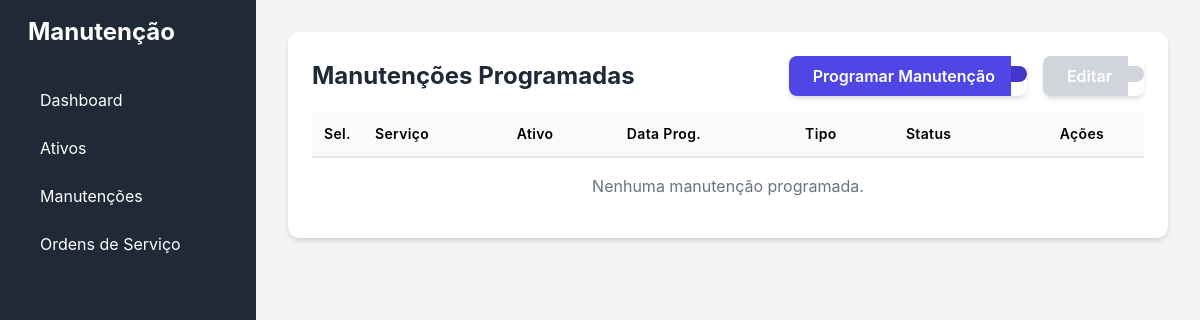
/manutencoes/, run on an earlier commit of the app's database.
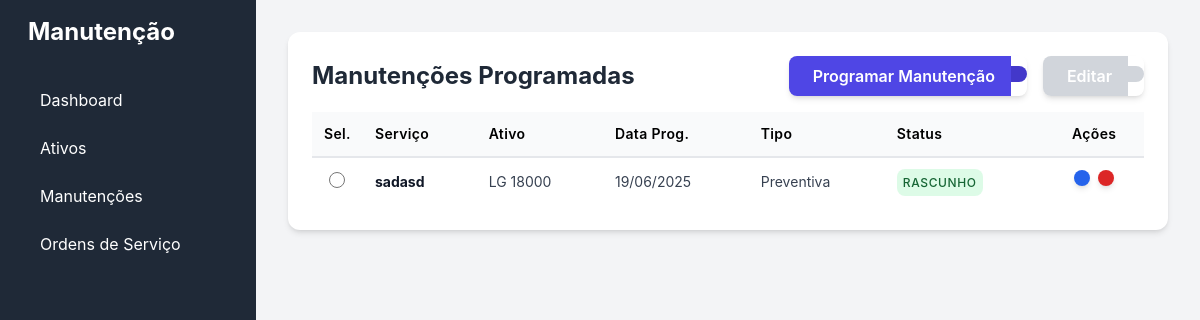
And on a later commit of the database.
### manutencao_app/models.py (models this page shows, shortened)
class ManutencaoProgramada(models.Model):
    class TipoManutencaoChoices(models.TextChoices):
        PREVENTIVA = 'PREVENTIVA', 'Preventiva'
        CORRETIVA = 'CORRETIVA', 'Corretiva'
        PREDITIVA = 'PREDITIVA', 'Preditiva'
    class StatusManutencaoChoices(models.TextChoices):
        RASCUNHO = 'RASCUNHO', 'Rascunho'
        PROGRAMADA = 'PROGRAMADA', 'Programada'
        EM_ANDAMENTO = 'EM_ANDAMENTO', 'Em Andamento'
        IMPEDIDA = 'IMPEDIDA', 'Impedida'
        EXECUTADA = 'EXECUTADA', 'Executada'
    ativo = models.ForeignKey(
        Ativo,
        on_delete=models.CASCADE,
        related_name='manutencoes_programadas',
        verbose_name="Ativo"
    )
    data_programada = models.DateField(verbose_name="Data Programada")
    tipo_manutencao = models.CharField(
        max_length=15,
        choices=TipoManutencaoChoices.choices,
        verbose_name="Tipo de Manutenção"
    )
    servico = models.CharField(max_length=255, verbose_name="Serviço a ser executado")
    status = models.CharField(
        max_length=15,
        choices=StatusManutencaoChoices.choices,
        default=StatusManutencaoChoices.RASCUNHO,
        verbose_name="Status"
    )
    observacao = models.TextField(blank=True, null=True, verbose_name="Observação")
    class Meta:
        verbose_name = "Manutenção Programada"
        verbose_name_plural = "Manutenções Programadas"

class Ativo(models.Model):
    class TipoAtivoChoices(models.TextChoices):
        VEICULO = 'VEICULO', 'Veículo'
        MOTOR = 'MOTOR', 'Motor'
        OUTROS = 'OUTROS', 'Outros'
    class TipoContadorChoices(models.TextChoices):
        HODOMETRO = 'HODOMETRO', 'Hodômetro'
        HORIMETRO = 'HORIMETRO', 'Horímetro'
    descricao = models.CharField(max_length=255, verbose_name="Descrição")
    tipo_ativo = models.CharField(
        max_length=10,
        choices=TipoAtivoChoices.choices,
        default=TipoAtivoChoices.OUTROS,
        verbose_name="Tipo de Ativo"
    )
    data_fabricacao = models.DateField(verbose_name="Data de Fabricação", null=True, blank=True)
    data_aquisicao = models.DateField(verbose_name="Data de Aquisição")
    tipo_contador_principal = models.CharField(
        max_length=10,
        choices=TipoContadorChoices.choices,
        verbose_name="Tipo de Contador Principal"
    )
    hodometro_inicial = models.FloatField(default=0, verbose_name="Hodômetro Inicial/Atual")
    horimetro_inicial = models.FloatField(default=0, verbose_name="Horímetro Inicial/Atual")
    observacao = models.TextField(blank=True, null=True, verbose_name="Observação")
    def __str__(self):
        return self.descricao
    class Meta:
        verbose_name = "Ativo"
        verbose_name_plural = "Ativos"

### manutencao_app/views.py (the view)
# urls.py: path('manutencoes/', listViewManutencoes, name='manutencao_list'),
def listViewManutencoes(request):
    query = request.GET.get('q')
    if query:
        manutencoes = ManutencaoProgramada.objects.filter(
            models.Q(servico__icontains=query) |
            models.Q(ativo__descricao__icontains=query)
        ).select_related('ativo') # Otimiza a busca do ativo
    else:
        manutencoes = ManutencaoProgramada.objects.select_related('ativo').all()
    form = ManutencaoProgramadaForm()
    context = {
        'object_list': manutencoes,
        'form': form,
    }
    return render(request, 'manutencoes/manutencao_list.html', context)

### manutencao_app/forms.py
class ManutencaoProgramadaForm(forms.ModelForm):
    class Meta:
        model = ManutencaoProgramada
        fields = ['ativo', 'data_programada', 'tipo_manutencao', 'servico', 'status', 'observacao']
        widgets = {
            'ativo': forms.Select(attrs={'class': 'form-select'}),
            'data_programada': forms.DateInput(attrs={'type': 'date'}),
            'tipo_manutencao': forms.Select(attrs={'class': 'form-select'}),
            'servico': forms.TextInput(attrs={'placeholder': 'Ex: Troca de óleo do motor'}),
            'status': forms.Select(attrs={'class': 'form-select'}),
            'observacao': forms.Textarea(attrs={'rows': 3}),
        }

### manutencao_app/templates/manutencoes/manutencao_list.html (shortened to what the changed rows need)
{% extends 'base.html' %}
{% load widget_tweaks %}
{% block content %}
<div class="bg-white p-6 rounded-xl shadow-md">
    <div class="flex justify-between items-center mb-4 flex-wrap gap-4">
        <h2 class="text-2xl font-bold text-gray-800">Manutenções Programadas</h2>
    </div>
    <div class="overflow-x-auto">
        <table class="w-full text-left">
            <thead class="bg-gray-50 border-b-2 border-gray-200">
                <tr>
                    <th class="p-3 text-sm font-semibold tracking-wide w-12 text-center">Sel.</th>
                    <th class="p-3 text-sm font-semibold tracking-wide">Serviço</th>
                    <th class="p-3 text-sm font-semibold tracking-wide">Ativo</th>
                    <th class="p-3 text-sm font-semibold tracking-wide">Data Prog.</th>
                    <th class="p-3 text-sm font-semibold tracking-wide">Tipo</th>
                    <th class="p-3 text-sm font-semibold tracking-wide">Status</th>
                    <th class="p-3 text-sm font-semibold tracking-wide text-center">Ações</th>
                </tr>
            </thead>
            <tbody id="table-body" class="divide-y divide-gray-100">
                {% for manutencao in object_list %}
                <tr class="hover:bg-gray-50">
                    <td class="p-3 text-center">
                        <input type="radio" name="item_selecionado" class="js-select-row h-4 w-4 text-indigo-600 border-gray-300 focus:ring-indigo-500" value="{{ manutencao.pk }}" data-update-url="{% url 'manutencao_update' pk=manutencao.pk %}">
                    </td>
                    <td class="p-3 text-sm font-bold text-gray-900">{{ manutencao.servico }}</td>
                    <td class="p-3 text-sm text-gray-700">{{ manutencao.ativo.descricao }}</td>
                    <td class="p-3 text-sm text-gray-700">{{ manutencao.data_programada|date:"d/m/Y" }}</td>
                    <td class="p-3 text-sm text-gray-700">{{ manutencao.get_tipo_manutencao_display }}</td>
                    <td class="p-3 text-sm text-gray-700"><span class="p-1.5 text-xs font-medium uppercase tracking-wider text-green-800 bg-green-200 rounded-lg bg-opacity-50">{{ manutencao.get_status_display }}</span></td>
                    <td class="p-3 text-sm text-gray-700 text-center flex justify-center gap-2">
                        <button type="button" class="js-main-btn bg-blue-600 text-white p-2 rounded-lg shadow-md hover:bg-blue-700" title="Editar este item" data-action-type="edit" data-url="{% url 'manutencao_update' pk=manutencao.pk %}"></button>
                        <button type="button" class="js-delete-btn bg-red-600 text-white p-2 rounded-lg shadow-md hover:bg-red-700" title="Excluir" data-url="{% url 'manutencao_delete' pk=manutencao.pk %}" data-nome="{{ manutencao.servico }} para {{ manutencao.ativo.descricao }}"></button>
                    </td>
                </tr>
                {% empty %}
                <tr><td colspan="7" class="text-center p-4 text-gray-500">Nenhuma manutenção programada.</td></tr>
                {% endfor %}
            </tbody>
        </table>
    </div>
</div>
{% endblock %}

What changed in the data, as far as the page shows it:
added ManutencaoProgramada: servico "sadasd", ativo.descricao "LG 18000", data_programada "19/06/2025", tipo_manutencao "Preventiva", status "RASCUNHO"
Also different on the page:
text no longer shown: "Nenhuma manutenção programada."
